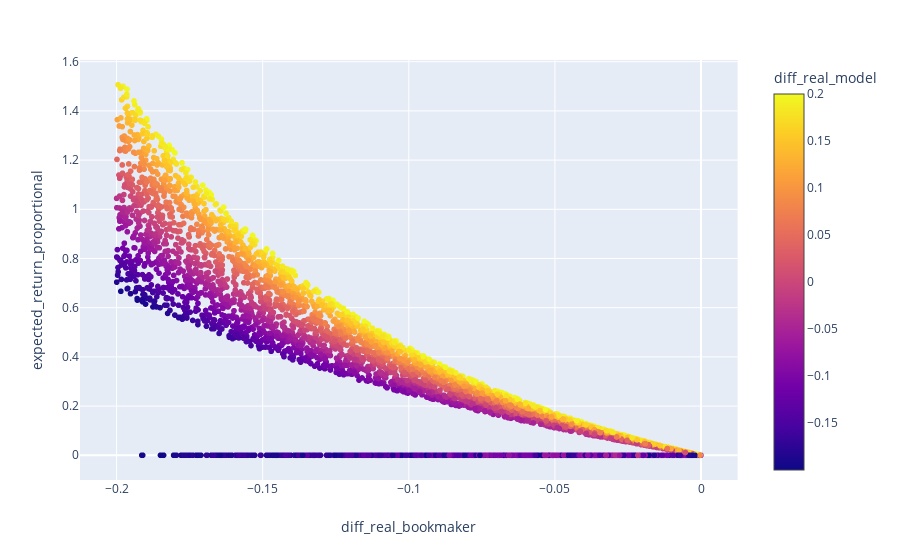

The code cell stored with this chart in its notebook:
### Code cell
data_to_plot = returns.loc[returns['diff_real_bookmaker'] <= 0]
fig = px.scatter(data_to_plot, x="diff_real_bookmaker", y="expected_return_proportional", color="diff_real_model")#, hover_data=['diff_real_model'])
fig.show(config=plotly_config)

### Figure 1 — Plotly figure (JSON) as saved in the notebook; plotly's stock layout.template omitted (floating-point values rounded to 4 significant figures; data arrays with more than 128 entries replaced by an {"elided": "..."} marker saying what was removed)
{"data": [{"hoverlabel": {"namelength": 0}, "hovertemplate": "diff_real_bookmaker=%{x}<br>expected_return_proportional=%{y}<br>diff_real_model=%{marker.color}", "legendgroup": "", "marker": {"color": {"elided": "5050 float values"}, "coloraxis": "coloraxis", "symbol": "circle"}, "mode": "markers", "name": "", "showlegend": false, "type": "scattergl", "x": {"elided": "5050 float values"}, "xaxis": "x", "y": {"elided": "5050 float values"}, "yaxis": "y"}], "layout": {"autosize": true, "coloraxis": {"colorbar": {"title": {"text": "diff_real_model"}}, "colorscale": [[0, "#0d0887"], [0.1111, "#46039f"], [0.2222, "#7201a8"], [0.3333, "#9c179e"], [0.4444, "#bd3786"], [0.5556, "#d8576b"], [0.6667, "#ed7953"], [0.7778, "#fb9f3a"], [0.8889, "#fdca26"], [1, "#f0f921"]]}, "legend": {"tracegroupgap": 0}, "margin": {"t": 60}, "xaxis": {"anchor": "y", "autorange": true, "domain": [0, 0.98], "range": [-0.2117, 0.01171], "title": {"text": "diff_real_bookmaker"}, "type": "linear"}, "yaxis": {"anchor": "x", "autorange": true, "domain": [0, 1], "range": [-0.09913, 1.605], "title": {"text": "expected_return_proportional"}, "type": "linear"}}}
